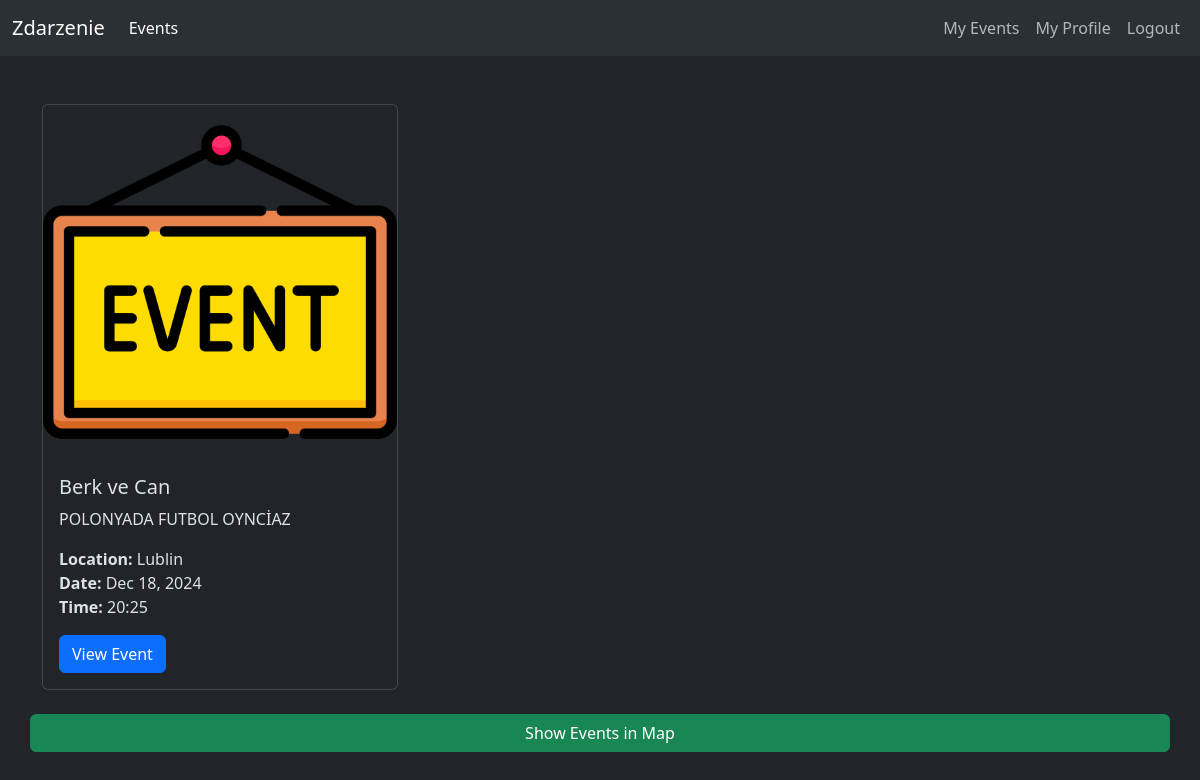
Screenshot of /events/all_events (signed in) with the database file from the repository.
### events/models.py (models this page shows, shortened)
class Event(models.Model):
    event_id = models.AutoField(primary_key=True)
    event_name = models.CharField(max_length=60,blank=True, null=True)
    event_description = models.TextField(blank=True, null=True)
    event_date = models.DateTimeField(blank=True, null=True)
    event_time = models.CharField(max_length=10,blank=True, null=True)
    event_duration = models.FloatField(max_length=10,blank=True, null=True)
    event_location = models.ForeignKey(Location,on_delete=models.CASCADE,blank=True,null=True)
    event_category = models.CharField(max_length=60,blank=True, null=True)
    event_image = models.ImageField(upload_to='event_images', blank=True, null=True)
    event_is_approved = models.BooleanField(blank=True,null=True)
    event_owner = models.ForeignKey(User,on_delete=models.CASCADE,blank=True,null=True)
    attendees = models.ManyToManyField(User, related_name='events', blank=True)

class Location(models.Model):
    location_id = models.AutoField(primary_key=True)
    location_name = models.CharField(max_length=60,blank=True, null=True)
    location_latitude = models.FloatField(blank=True,null=True)
    location_longitude = models.FloatField(blank=True,null=True)

### events/views.py (the view)
# urls.py: path("all_events",views.all_events,name="all_events"),
def all_events(request):
    if not request.user.is_authenticated:
        return redirect("authentication:login")
    all_of_the_events = Event.objects.filter(event_is_approved=True)
    user_profile = request.user.profile
    user_interests = set(user_profile.interests.split(',')) if user_profile.interests else set()
    user_event_history = request.user.events.all()  # User's past attended events
    user_location = user_profile.location
    event_scores = []
    for event in all_of_the_events:
        event_interests = set(event.event_category.split(',')) if event.event_category else set()
        interest_score = len(user_interests.intersection(event_interests))
        has_attended_before = event in user_event_history
        history_score = 1 if has_attended_before else 0
        location_score = 0
        if event.event_location and user_location:
            distance = math.sqrt(
                pow(event.event_location.location_latitude - user_location.location_latitude, 2) +
                pow(event.event_location.location_longitude - user_location.location_longitude, 2)
            )
            location_score = 1 / (1 + distance)
        total_score = (interest_score * 0.5) + (history_score * 0.3) + (location_score * 0.2)
        event_scores.append((event, total_score))
    sorted_events = sorted(event_scores, key=lambda x: x[1], reverse=True)
    sorted_events = [event[0] for event in sorted_events]
    return render(request, 'events/all_events.html', {'events': sorted_events})

### templates/events/all_events.html (shortened to what this page needs)
{% extends "utils/layout.html" %}
{% load static %}
{% block body %}
    <div class="row">
        {% for event in events %}
            <div class="col-md-4 mb-4">
                <div class="card h-100">
                    {% if event.event_image %}
                    <img src="{% static 'img/event_img.png' %}" class="card-img-top" alt="{{ event.event_name }}">
                {% else %}
                    <img src="{% static 'img/event_img.png' %}" class="card-img-top" alt="Event Image">
                    {% endif %}
                    <div class="card-body d-flex flex-column">
                        <h5 class="card-title">{{ event.event_name }}</h5>
                        <p class="card-text">{{ event.event_description|truncatewords:20 }}</p>
                        <p class="card-text">
                            <strong>Location:</strong> {{ event.event_location.location_name }} <br>
                            <strong>Date:</strong> {{ event.event_date|date:"M d, Y" }} <br>
                            <strong>Time:</strong> {{ event.event_time }}
                        </p>
                        <div class="mt-auto">
                            <a href="{% url 'events:show_event' event.event_id %}" class="btn btn-primary">View Event</a>
                        </div>
                    </div>
                </div>
            </div>
        {% empty %}
            <p>No events available.</p>
        {% endfor %}
        <a href="#" id="showMapLink" class="btn btn-success w-100">Show Events in Map</a>
    </div>
{% endblock body %}

### rows the page displays
Event: event_name "Berk ve Can", event_description "POLONYADA FUTBOL OYNCİAZ", event_location.location_name "Lublin", event_date "Dec 18, 2024", event_time "20:25"
